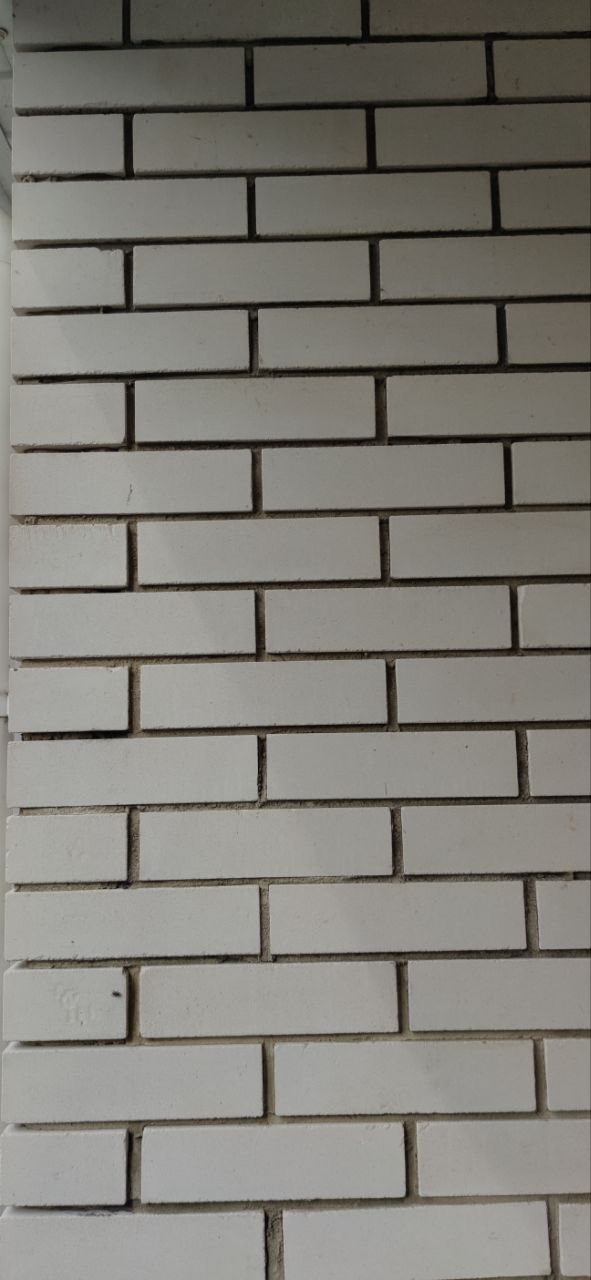
#> input picture Task-2/image/Bricks_1.jpg, 591 x 1280 px
$ jupyter execute 'test-2(1).ipynb'
#> lines starting #> are read from the running program, lines starting #| are printed output that depends on the picture; after the words box and inside, x2 and y2 are one past the last pixel; in counts of white or black regions, pixels touching at a corner belong together
[cell 1]
import cv2
import imutils
import numpy as np
import matplotlib.pyplot as plt

[cell 2]
image = cv2.imread("image/Bricks_1.jpg")
#> image is the input picture: shape (1280, 591, 3); mean B, G, R 119, 125.4, 127.6

[cell 3]
img_gray = cv2.cvtColor(image, cv2.COLOR_BGR2GRAY)
plt.imshow(img_gray)

[cell 4]
image_res ,image_thresh = cv2.threshold(img_gray,60,80,cv2.THRESH_BINARY)
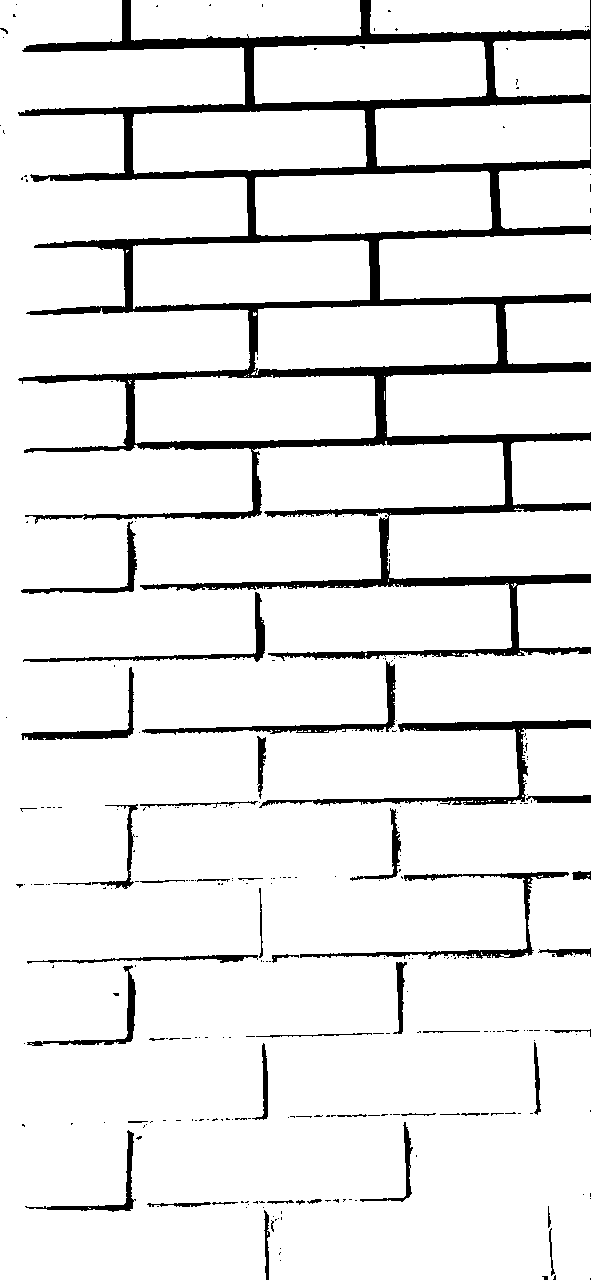
#> image_thresh: shape (1280, 591); values 0 (black) and 80 (white), 91.2% white; 281 black regions (233 under 20 px), largest, box (x1, y1, x2, y2) and area: (18, 0, 591, 661) 47023, (259, 720, 591, 808) 3200, (300, 872, 569, 959) 1999

[cell 5]
plt.imshow(image_thresh)

[cell 6]
kernel = np.ones((3,3),np.uint8)

[cell 7]
opening = cv2.morphologyEx(image_thresh,cv2.MORPH_OPEN,kernel)
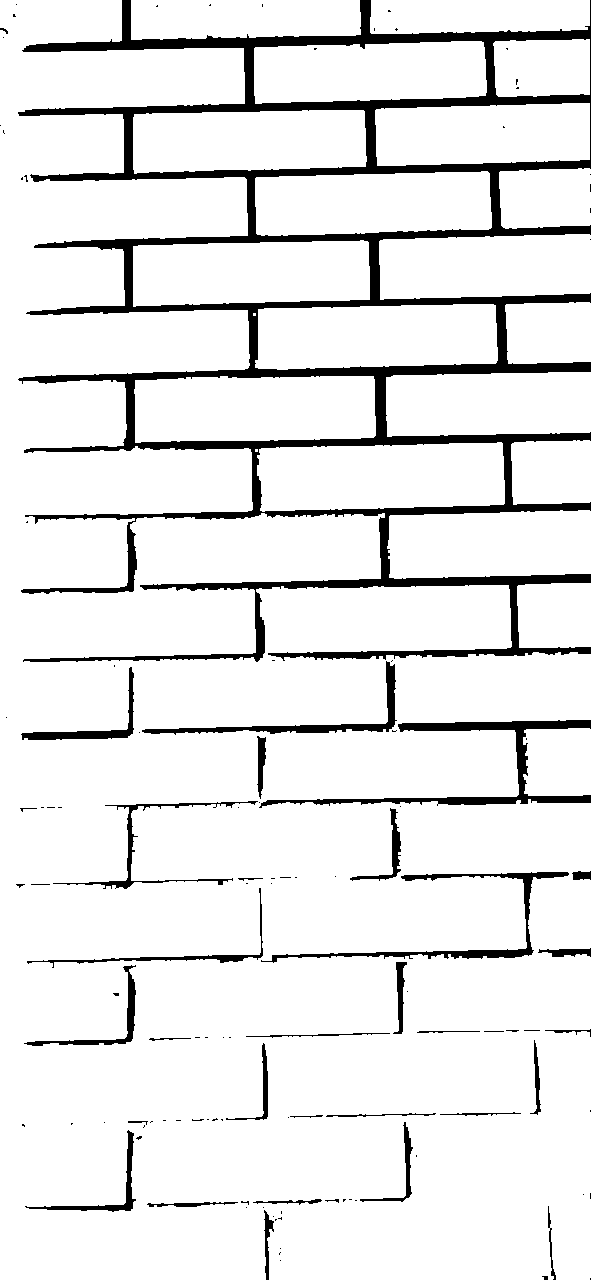
#> opening: shape (1280, 591); values 0 (black) and 80 (white), 91% white; 118 black regions (84 under 20 px), largest, box (x1, y1, x2, y2) and area: (18, 0, 591, 662) 50214, (259, 720, 591, 808) 3912, (261, 872, 569, 963) 2337

[cell 8]
dist_transform = cv2.distanceTransform(opening,cv2.DIST_L2,5)
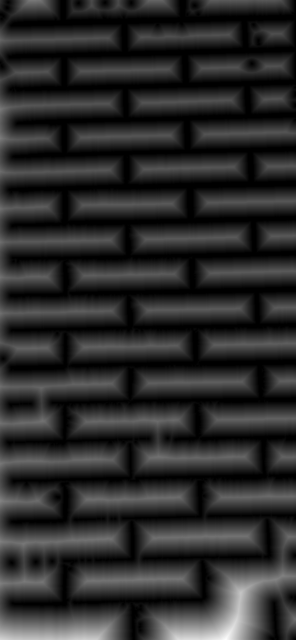
#> dist_transform: shape (1280, 591) float32 (shown at 1/2 size); min 0, max 91.28, mean 15.8; drawn with min black and max white
ret, last_image =  cv2.threshold(dist_transform, 0.3*dist_transform.max(),255,0)
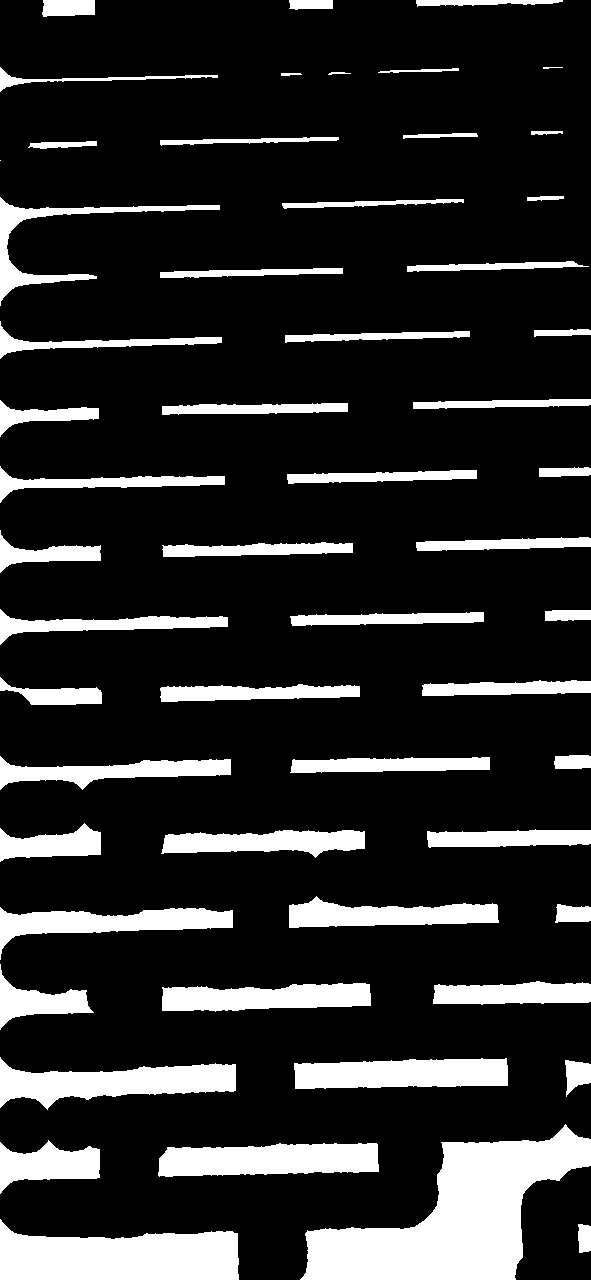
#> last_image: shape (1280, 591) float32; 17% white; 56 white regions (1 under 20 px), largest, box (x1, y1, x2, y2) and area: (300, 1124, 591, 1280) 21218, (0, 1219, 239, 1280) 10808, (0, 1057, 236, 1110) 6501
#> ret = 27.38
last_image = np.uint8(last_image)
#> last_image: shape (1280, 591); 17% white; 56 white regions (1 under 20 px)

[cell 9]
cnts = cv2.findContours(last_image.copy(), cv2.RETR_EXTERNAL,
	cv2.CHAIN_APPROX_SIMPLE)
#> cnts = 56 contours, 3 with area under 20; largest, box (x1, y1, x2, y2) and area: (300, 1124, 591, 1280) 20822, (0, 1219, 239, 1280) 10516, (0, 1057, 236, 1110) 6226, (158, 1143, 379, 1177) 5960, (294, 1058, 508, 1089) 5394
cnts = imutils.grab_contours(cnts)

[cell 10]
def display(img,count,cmap="gray"):
    f_image = cv2.imread("image/Bricks_1.jpg")
    f, axs = plt.subplots(1,2,figsize=(12,5))
    axs[0].imshow(f_image,cmap="gray")
    axs[1].imshow(img,cmap="gray")
    axs[1].set_title("Total count = {}".format(count))

for (i, c) in enumerate(cnts):
	((x, y), _) = cv2.minEnclosingCircle(c)
	cv2.putText(image, "#{}".format(i + 1), (int(x) - 45, int(y)+20),
		cv2.FONT_HERSHEY_SIMPLEX, 2, (255, 0, 0), 5)
	cv2.drawContours(image, [c], -1, (0, 255, 0), 2)
#> this loop made 56 passes
#> (x, y) on passes 1 to 8: (582.1, 1237.9), (119, 1249), (267.8, 1161.6), (47.94, 1167.5), (445, 1209), (575, 1077.7), (400.5, 1074), (116.9, 1082)
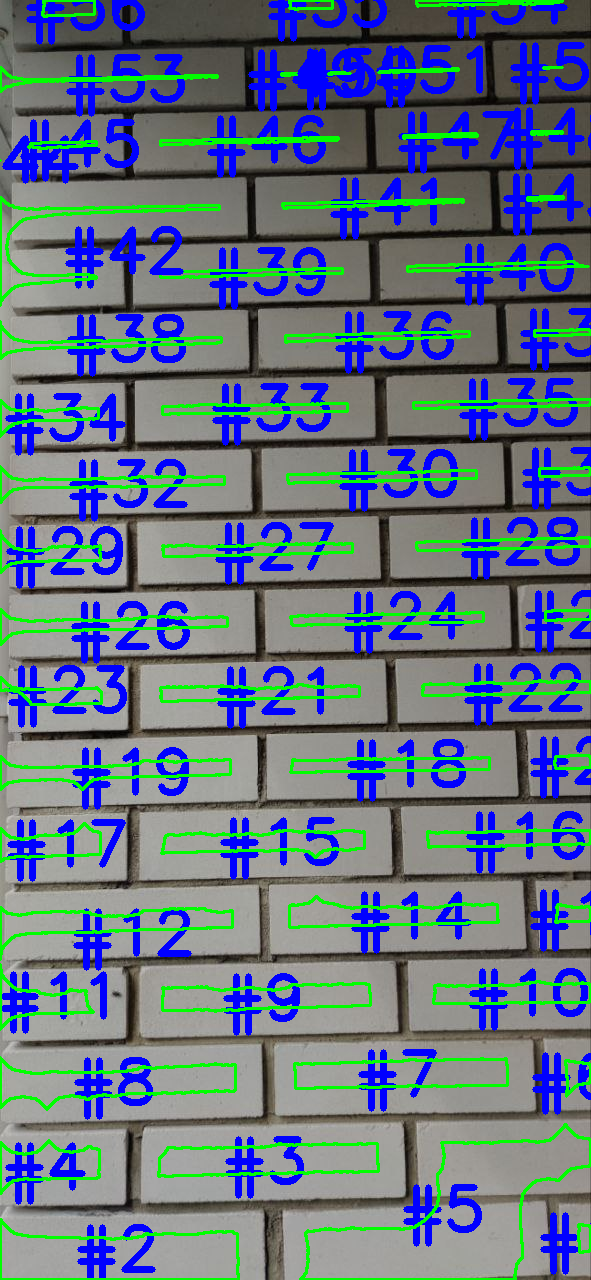
#> image: shape (1280, 591, 3); mean B, G, R 129.1, 115, 98.7

[cell 11]
display(image,len(cnts))

$ run again, with Task-2/image/Bricks_2.jpg copied over Task-2/image/Bricks_1.jpg
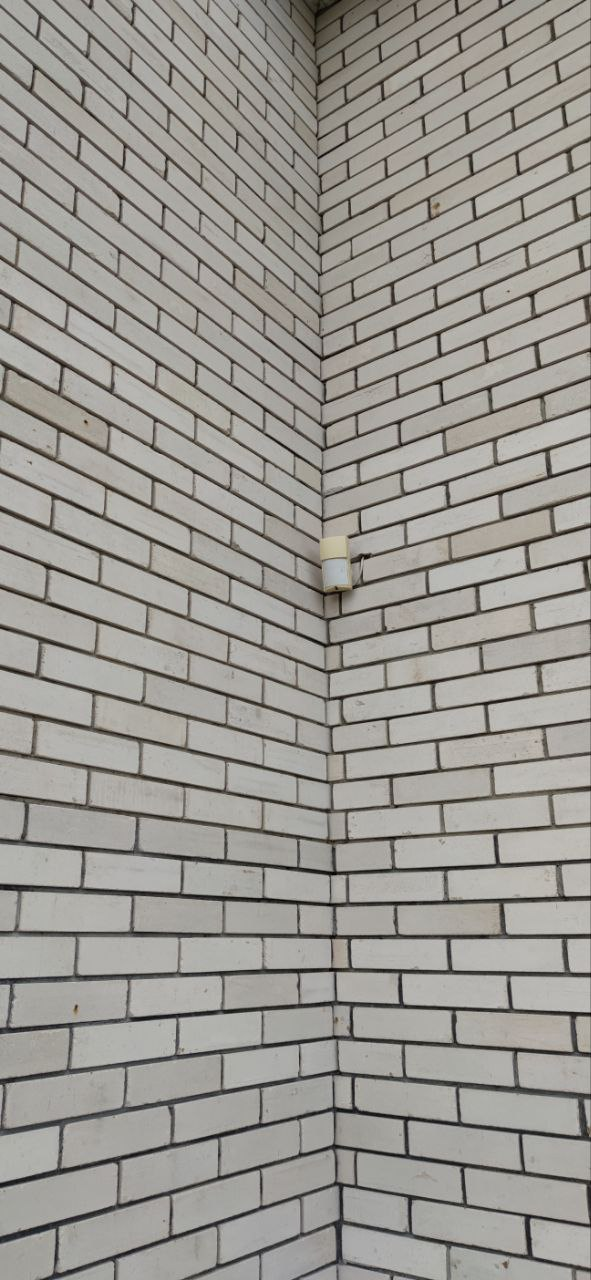
#> input picture Task-2/image/Bricks_2.jpg, 591 x 1280 px
#> image is the input picture: shape (1280, 591, 3); mean B, G, R 146.3, 151.9, 154.5
#> `image_res ,image_thresh = cv2.threshold(img_gray,60,80,cv2.THRESH_BINA..`:
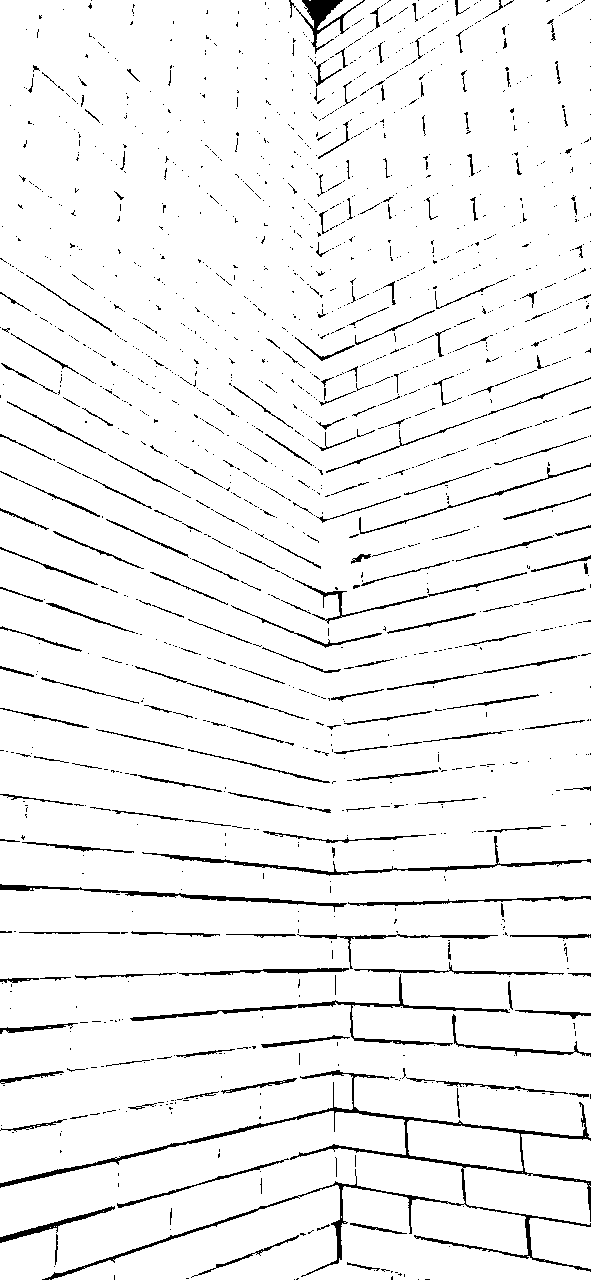
#> image_thresh: shape (1280, 591); values 0 (black) and 80 (white), 94.8% white; black in thin lines or dots
#> opening: shape (1280, 591); values 0 (black) and 80 (white), 94.7% white; black in thin lines or dots
#> ret = 11.64
#> cnts = 322 contours, 178 with area under 20; largest, box (x1, y1, x2, y2) and area: (0, 90, 198, 299) 13708, (0, 732, 591, 858) 11216, (0, 0, 203, 117) 8662, (0, 943, 321, 968) 4901, (0, 1065, 218, 1117) 4224
#> the loop `for (i, c) in enumerate(cnts):` made 322 passes
#> (x, y) on passes 1 to 3: (343.5, 1279), (95, 1277), (22, 1261)
#> after the loop `for (i, c) in enumerate(cnts):`:
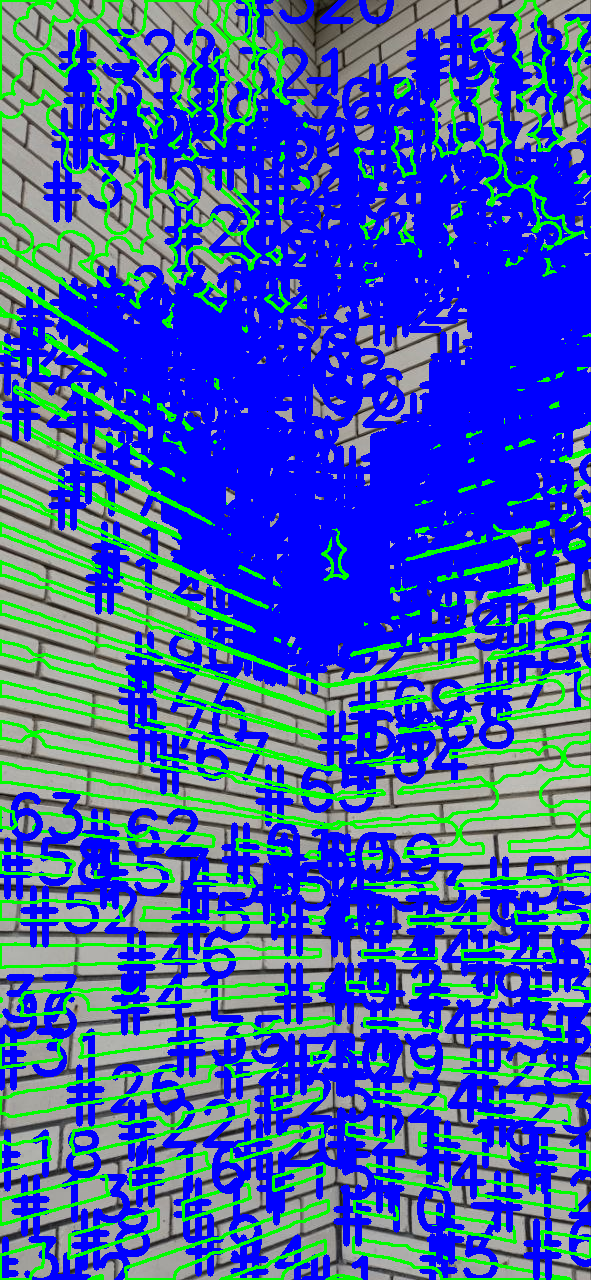
#> image: shape (1280, 591, 3); mean B, G, R 180.3, 90.2, 59.6

$ run again, with Task-2/image/Bricks_3.jpg copied over Task-2/image/Bricks_1.jpg
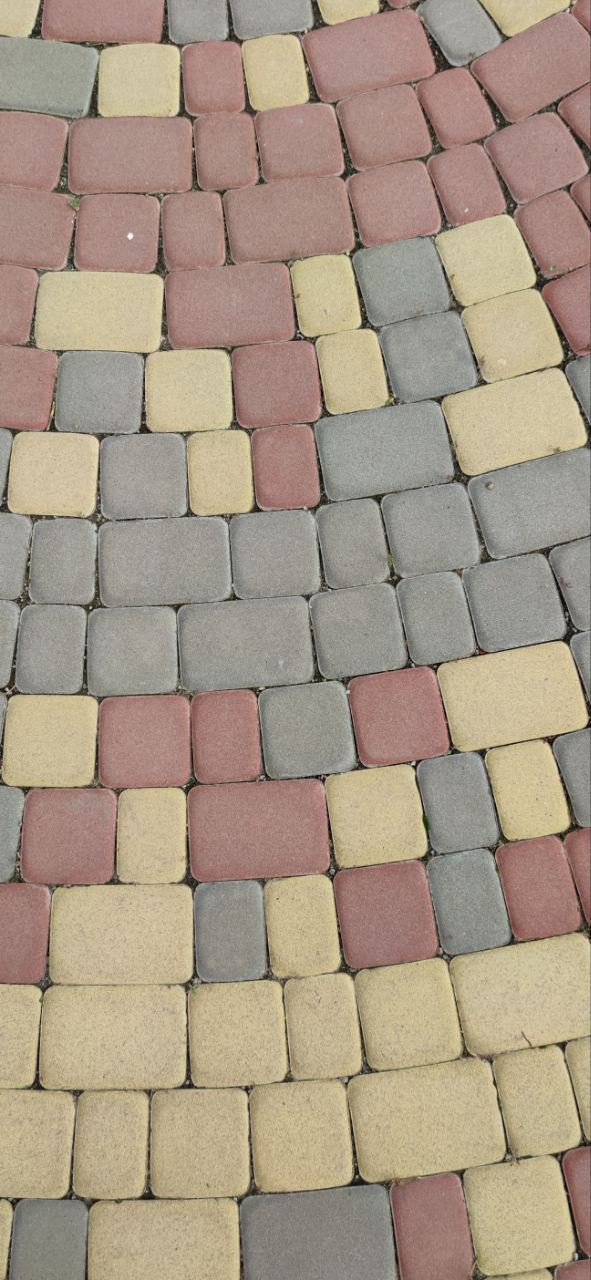
#> input picture Task-2/image/Bricks_3.jpg, 591 x 1280 px
#> image is the input picture: shape (1280, 591, 3); mean B, G, R 133.2, 151.4, 167.2
#> `image_res ,image_thresh = cv2.threshold(img_gray,60,80,cv2.THRESH_BINA..`:
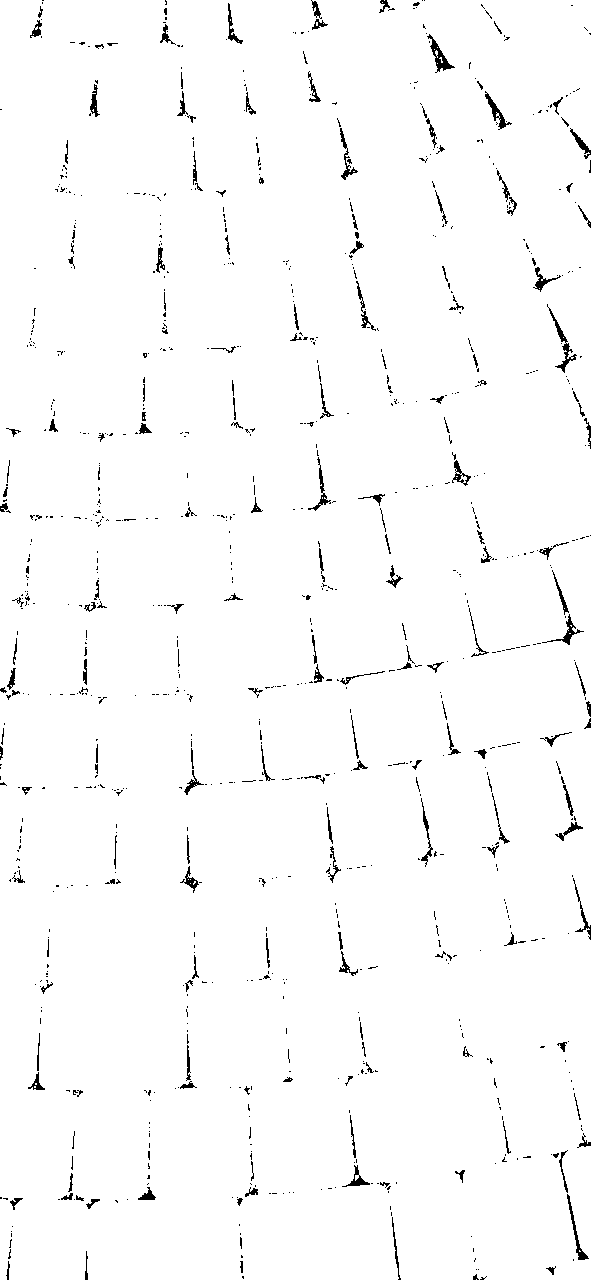
#> image_thresh: shape (1280, 591); values 0 (black) and 80 (white), 98% white; black in thin lines or dots
#> opening: shape (1280, 591); values 0 (black) and 80 (white), 97.8% white; 612 black regions (436 under 20 px), largest, box (x1, y1, x2, y2) and area: (551, 1150, 589, 1260) 364, (547, 304, 577, 373) 360, (426, 33, 455, 73) 338
#> ret = 23.33
#> cnts = 62 contours, 7 with area under 20; largest, box (x1, y1, x2, y2) and area: (348, 787, 591, 1280) 36346, (62, 715, 181, 1178) 23620, (183, 0, 339, 422) 15606, (327, 0, 453, 379) 13407, (0, 0, 76, 409) 11614
#> the loop `for (i, c) in enumerate(cnts):` made 62 passes
#> (x, y) on passes 1 to 8: (47.78, 1247.9), (317.5, 1248), (588.5, 1177), (167, 1194), (299.3, 1126.7), (590, 1054.5), (236.6, 1036.6), (20, 1043)
#> after the loop `for (i, c) in enumerate(cnts):`:
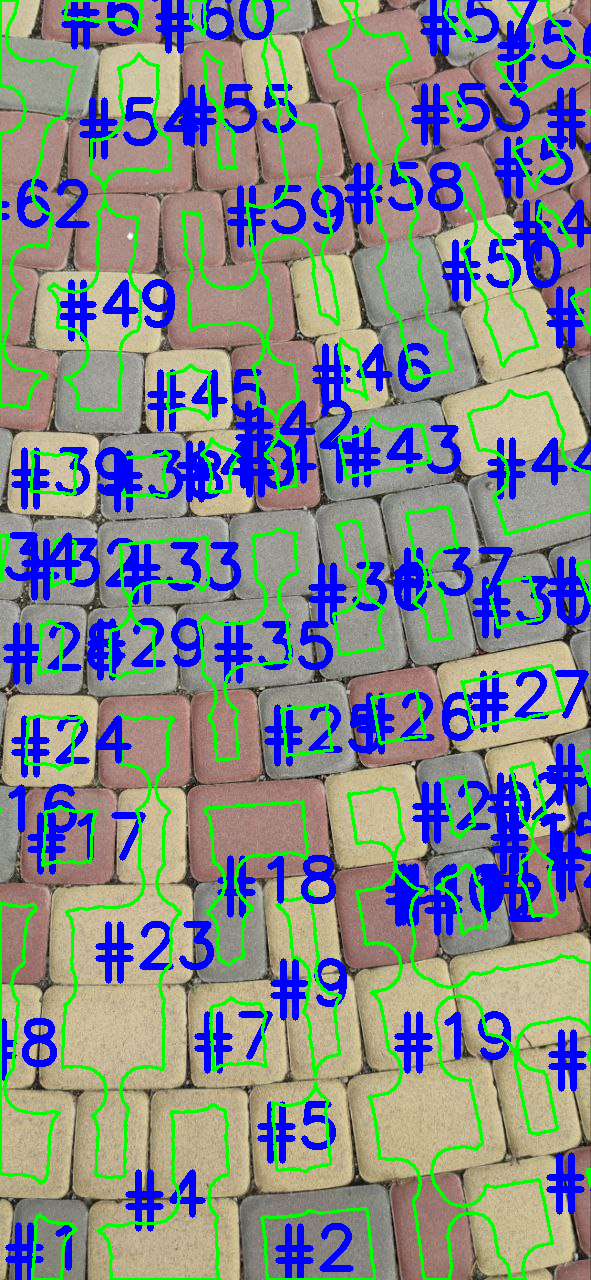
#> image: shape (1280, 591, 3); mean B, G, R 140.6, 136.3, 127.4
